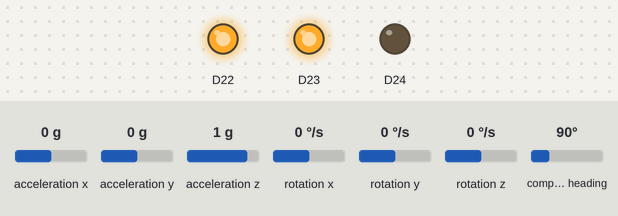
A sketch run on a simulated Arduino Nano 33 BLE. On the bench: output pins drawn as LEDs (lit = HIGH). The inputs (shaded band) are chosen by the test bench; at power-on: acceleration x 0 g, acceleration y 0 g, acceleration z 1 g, rotation x 0 °/s, rotation y 0 °/s, rotation z 0 °/s, compass heading 90°.

Above: at 1.2 s.
1.3 s: acceleration x set to -0.4 g
2.8 s: acceleration x set to -0.7 g
At 3.4 s:
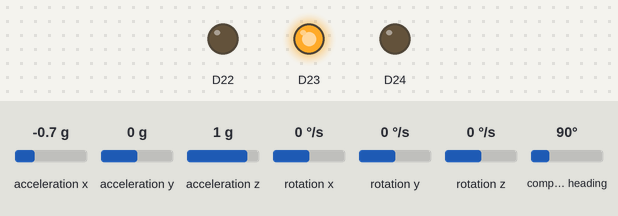
4.3 s: acceleration y set to -0.4 g
5.8 s: acceleration y set to -0.7 g
At 6.9 s:
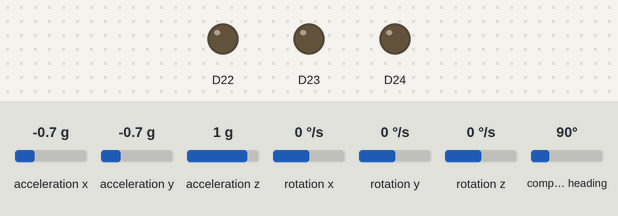
7.3 s: acceleration z set to 0.7 g
8.8 s: acceleration z set to 0.4 g
At 9.2 s:
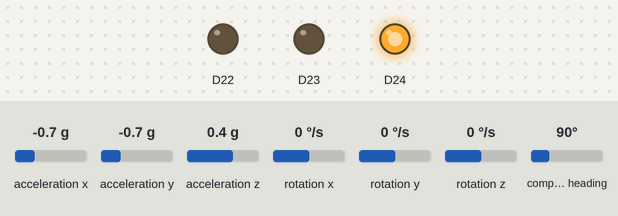
Timing chart, 0 to 11.3 s (numbered marks = the images above; inputs shaded):
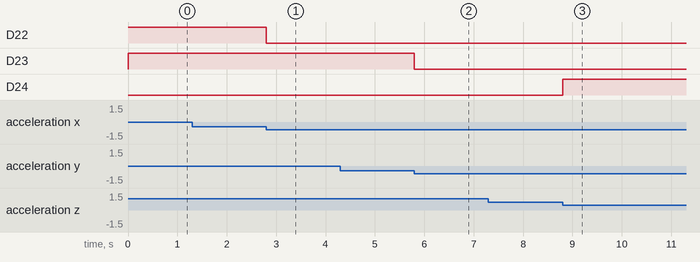

Measured:
- the behaviour switches between -0.5 and -0.6 g on acceleration x (found by bisection; images 0 and 1)
- the behaviour switches between -0.5 and -0.6 g on acceleration y (found by bisection; images 1 and 2)
- the behaviour switches between 0.6 and 0.5 g on acceleration z (found by bisection; images 2 and 3)
- after the input at 1.3 s, every drawn part: stays the same
- after the input at 2.8 s, D22: HIGH → LOW at once
- after the input at 4.3 s, every drawn part: stays the same
- after the input at 5.8 s, D23: HIGH → LOW at once
- after the input at 7.3 s, every drawn part: stays the same
- after the input at 8.8 s, D24: LOW → HIGH at once

The sketch:

BLESense_BMI270_BMM150.ino
```cpp
#include "Arduino_BMI270_BMM150.h"

float acc_x, acc_y, acc_z;
float gyro_x, gyro_y, gyro_z;
float mag_x, mag_y, mag_z;

void setup()
{
  // Initialize the LEDs
  pinMode(LEDR, OUTPUT);
  pinMode(LEDG, OUTPUT);
  pinMode(LEDB, OUTPUT);
  // Turn off the LEDs
  digitalWrite(LEDR, HIGH);
  digitalWrite(LEDG, HIGH);
  digitalWrite(LEDB, HIGH);
  // Initialize the IMU
  IMU.begin();
}

void loop()
{
  if(IMU.accelerationAvailable())
  {
    IMU.readAcceleration(acc_x, acc_y, acc_z);
    if (abs(acc_x) > 0.5f)  digitalWrite(LEDR, LOW);
    else digitalWrite(LEDR, HIGH);
    if (abs(acc_y) > 0.5f)  digitalWrite(LEDG, LOW);
    else digitalWrite(LEDG, HIGH);
    if (abs(acc_z) > 0.5f)  digitalWrite(LEDB, LOW);
    else digitalWrite(LEDB, HIGH);
  }
  if(IMU.gyroscopeAvailable())
  {
    IMU.readGyroscope(gyro_x, gyro_y, gyro_z);
  }
  if(IMU.magneticFieldAvailable())
  {
    IMU.readMagneticField(mag_x, mag_y, mag_z);
  }
}
```
